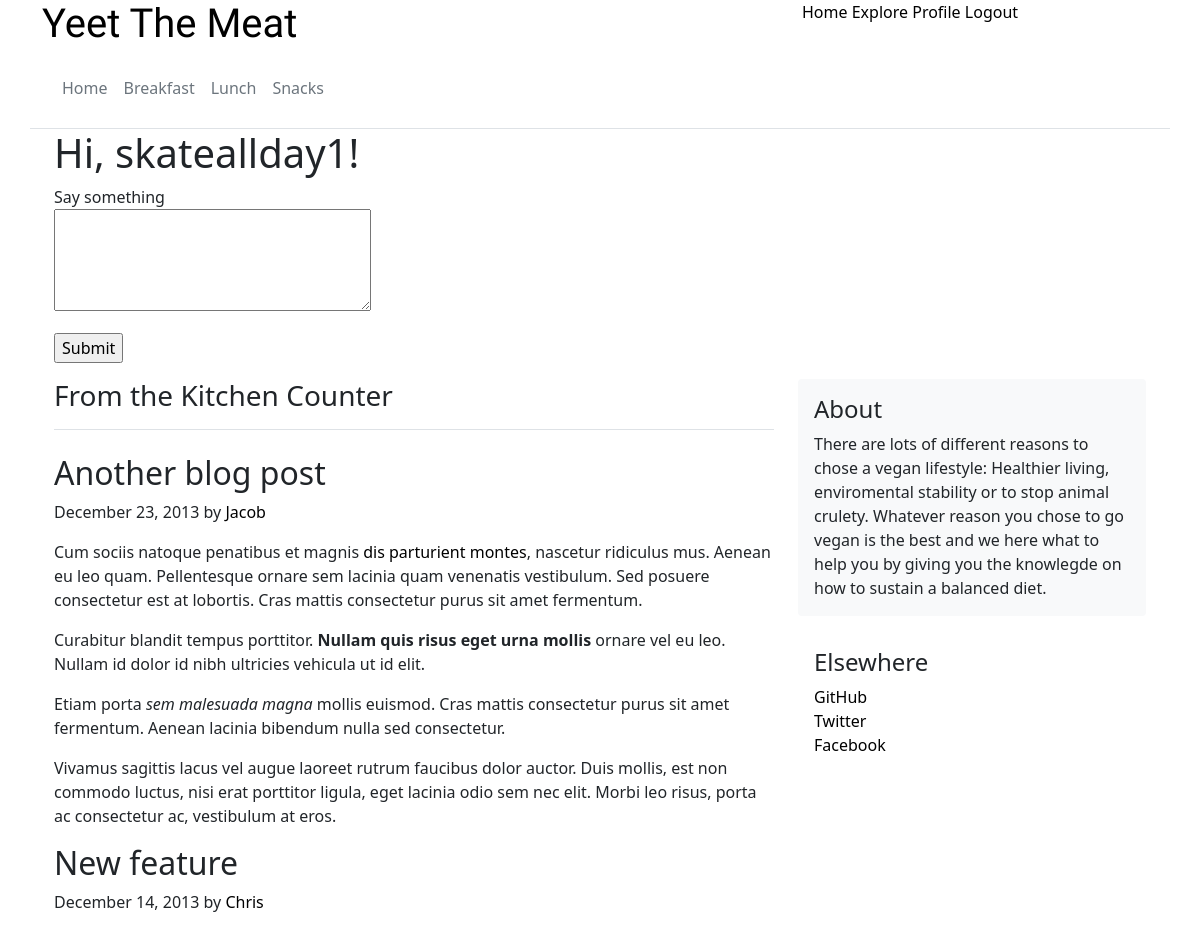
The page /home (signed in, upper part) on the database as committed earlier.
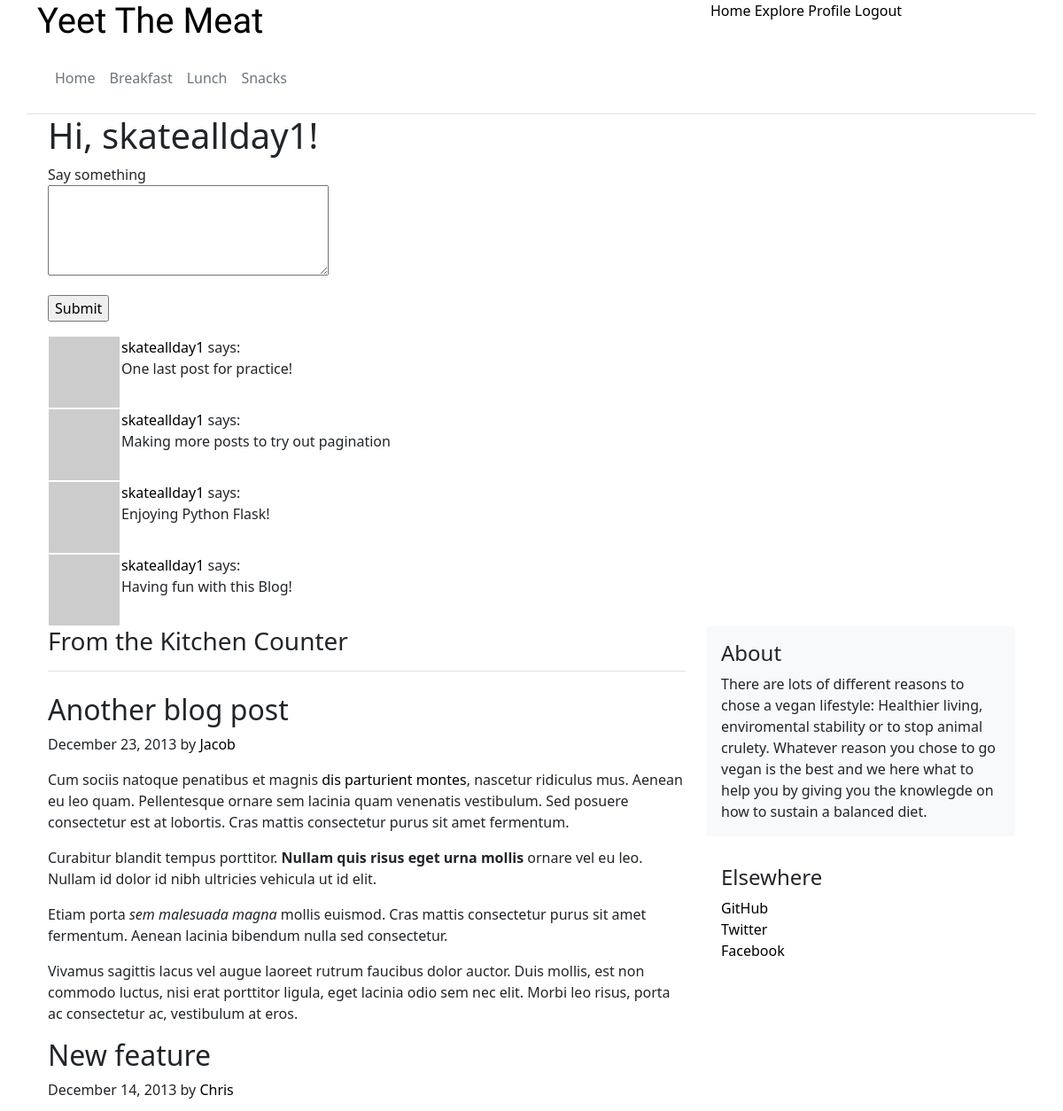
The same page on the database as committed later.
### app/models.py (models this page shows, shortened)
class User(UserMixin, db.Model):
    id = db.Column(db.Integer, primary_key=True)
    username = db.Column(db.String(64), index=True, unique=True)
    email = db.Column(db.String(120), index=True, unique=True)
    password_hash = db.Column(db.String(128))
    posts = db.relationship('Post', backref='author', lazy='dynamic')
    about_me = db.Column(db.String(140))
    last_seen = db.Column(db.DateTime, default=datetime.utcnow)
    followed = db.relationship(
        'User', secondary=followers,
        primaryjoin=(followers.c.follower_id == id),
        secondaryjoin=(followers.c.followed_id == id),
        backref=db.backref('followers', lazy='dynamic'), lazy='dynamic')
    def avatar(self, size):
        digest = md5(self.email.lower().encode('utf-8')).hexdigest()
        return 'https://www.gravatar.com/avatar/{}?d=identicon&s={}'.format(
            digest, size)
    def followed_posts(self):
        followed = Post.query.join(
            followers, (followers.c.followed_id == Post.user_id)).filter(
                followers.c.follower_id == self.id)
        own = Post.query.filter_by(user_id=self.id)
        return followed.union(own).order_by(Post.timestamp.desc())

class Post(db.Model):
    id = db.Column(db.Integer, primary_key=True)
    body = db.Column(db.String(140))
    timestamp = db.Column(db.DateTime, index=True, default=datetime.utcnow)
    user_id = db.Column(db.Integer, db.ForeignKey('user.id'))

### app/routes.py (the view)
@app.route("/", methods=['GET', 'POST'])
@app.route("/Home", methods=['GET', 'POST'])
@app.route("/home", methods=['GET', 'POST'])
@login_required
def home():
        title="Yeet The Meat"
        form = PostForm()
        if form.validate_on_submit():
                post = Post(body=form.post.data, author=current_user)
                db.session.add(post)
                db.session.commit()
                flash('Your post is now live!')
                return redirect(url_for('home'))
        page = request.args.get('page', 1, type=int)
        posts = current_user.followed_posts().paginate(
                page, app.config['POST_PER_PAGE'], False)
        next_url = url_for('home', page=posts.next_num) \
                if posts.has_prev else None
        prev_url = url_for('home', page=posts.prev_num) \
                if posts.has_prev else None
        return render_template('index.html',title=title, form=form,
                                posts=posts.items, nexT_url=next_url,
                                prev_url=prev_url, BlogTitle="Test")

### app/forms/forms.py
class PostForm(FlaskForm):
    post = TextAreaField('Say something', validators=[
        DataRequired(), Length(min=5, max=140)])
    submit = SubmitField('Submit')

### app/models.py (called while the page is built)
@login.user_loader
def load_user(id):
    return User.query.get(int(id))

### app/routes.py (called while the page is built)
@app.before_request
def before_request():
        if current_user.is_authenticated:
                current_user.last_seen = datetime.utcnow()
                db.session.commit()

### app/templates/index.html (shortened to what this page needs)
{% extends "template.html" %}
{% block content %}
    <main role="main" class="container">
      <div class="row">
        <div class="col-lg-8">
            <h1>Hi, {{ current_user.username }}!</h1>
            {% if form %}
            <form action="" method="post">
              <p>
                {{ form.post.label }}<br>
                {{ form.post(cols=32, rows=4) }}<br>
              </p>
              <p>{{ form.submit() }}</p>
            </form>
            {% endif%}
          {% for post in posts %}
            {% include '_post.html' %}
          {% endfor %}
        </div>
      </div>
      <div class="row">
        <div class="col-md-8 blog-main">
          <h3 class="pb-3 mb-4 font-italic border-bottom">
            From the Kitchen Counter
          </h3>
          <div class="blog-post">
            <h2 class="blog-post-title">Another blog post</h2>
            <p class="blog-post-meta">December 23, 2013 by <a href="#">Jacob</a></p>
            <p>Cum sociis natoque penatibus et magnis <a href="#">dis parturient montes</a>, nascetur ridiculus mus. Aenean eu leo quam. Pellentesque ornare sem lacinia quam venenatis vestibulum. Sed posuere consectetur est at lobortis. Cras mattis consectetur purus sit amet fermentum.</p>
            <blockquote>
              <p>Curabitur blandit tempus porttitor. <strong>Nullam quis risus eget urna mollis</strong> ornare vel eu leo. Nullam id dolor id nibh ultricies vehicula ut id elit.</p>
            </blockquote>
            <p>Etiam porta <em>sem malesuada magna</em> mollis euismod. Cras mattis consectetur purus sit amet fermentum. Aenean lacinia bibendum nulla sed consectetur.</p>
            <p>Vivamus sagittis lacus vel augue laoreet rutrum faucibus dolor auctor. Duis mollis, est non commodo luctus, nisi erat porttitor ligula, eget lacinia odio sem nec elit. Morbi leo risus, porta ac consectetur ac, vestibulum at eros.</p>
          </div>
          <div class="blog-post">
            <h2 class="blog-post-title">New feature</h2>
            <p class="blog-post-meta">December 14, 2013 by <a href="#">Chris</a></p>
          </div>
        </div>
        <aside class="col-md-4 blog-sidebar">
          <div class="p-3 mb-3 bg-light rounded">
            <h4 class="font-italic">About</h4>
            <p class="mb-0">There are lots of different reasons to chose a vegan lifestyle:  Healthier living, enviromental stability or to stop animal crulety. Whatever reason you chose to go vegan is the best and we here what to help you by giving you the knowlegde on how to sustain a balanced diet.</p>
          </div>
          <div class="p-3">
            <h4 class="font-italic">Elsewhere</h4>
            <ol class="list-unstyled">
              <li><a href="#">GitHub</a></li>
              <li><a href="#">Twitter</a></li>
              <li><a href="#">Facebook</a></li>
            </ol>
          </div>
        </aside>
      </div>
    </main>
{% endblock %}

### app/templates/template.html (shortened to what this page needs)
<!doctype html>
<html>
<head>
        <link href="https://cdn.jsdelivr.net/npm/bootstrap@5.0.0-beta1/dist/css/bootstrap.min.css" rel="stylesheet">
        <link href="{{url_for('static', filename='styles/styles.css')}}" rel="stylesheet">
      </head>
<body>
    <header id="header">
        <div class="container border-bottom sticky-top">
            <div class="row">
                <div class="col-sm-8">
                    <a href="{{ url_for('home') }}">
                        <h1 class="heading">Yeet The Meat</h1>
                    </a>
                </div>
                <div class="col-sm-4">
                    <a class="text-right" href="{{ url_for('home') }}">Home</a>
                    <a href="{{ url_for('explore') }}">Explore</a>
                    {% if current_user.is_anonymous %}
                    <a href="{{ url_for('login') }}">Login</a>
                    {% else %}
                    <a class="text-right" href="{{ url_for('user', username=current_user.username) }}">Profile</a>
                    <a class="text-right" href="{{ url_for('logout') }}">Logout</a>
                    {% endif %}
                </div>
            </div>
        <nav class="navbar nav ">
            <div class="container">
                <div class="row">
                        <div class="col-sm-12">
                        <div class="nav-scroller py-1 mb-2">
                            <nav class="nav d-flex justify-content-between">
                                <a class="p-2 text-muted" href={{ url_for ( 'home' ) }}>Home</a>
                                <a class="p-2 text-muted" href={{ url_for ( 'home' ) }}>Breakfast</a>
                                <a class="p-2 text-muted" href={{ url_for ( 'home' ) }}>Lunch</a>
                                <a class="p-2 text-muted" href={{ url_for ('home' ) }}>Snacks </a>
                            </nav>
                        </div>
                    </div>
                </div>
            </div>
        </nav>
        </div>
    </header>
    <div class="container">
        <div id="content">
            {% block content %}{% endblock %}
            {% include "feature.html" %}
        </div>
</body>
</html>

### app/templates/_post.html
<table>
    <tr valign="top">
        <td><img src="{{ post.author.avatar(36) }}"></td>
        <td>
            <a href="{{ url_for('user', username=post.author.username)}}">
                {{ post.author.username }}
            </a>
            says:<br>{{ post.body}}</td>
    </tr>
</table>

### app/templates/feature.html (shortened to what this page needs)
    </div>

### app/static/styles/styles.css (style rules this page uses)
.heading { font-family: 'Amatic SC', cursive; text-decoration: none; }
a:link { text-decoration: none; color:black; }

Rows that differ between the two databases and show on the page:
added Post: author.username "skateallday1", body "One last post for practice!"
added Post: author.username "skateallday1", body "Making more posts to try out pagination"
added Post: author.username "skateallday1", body "Enjoying Python Flask!"
added Post: author.username "skateallday1", body "Having fun with this Blog!"
